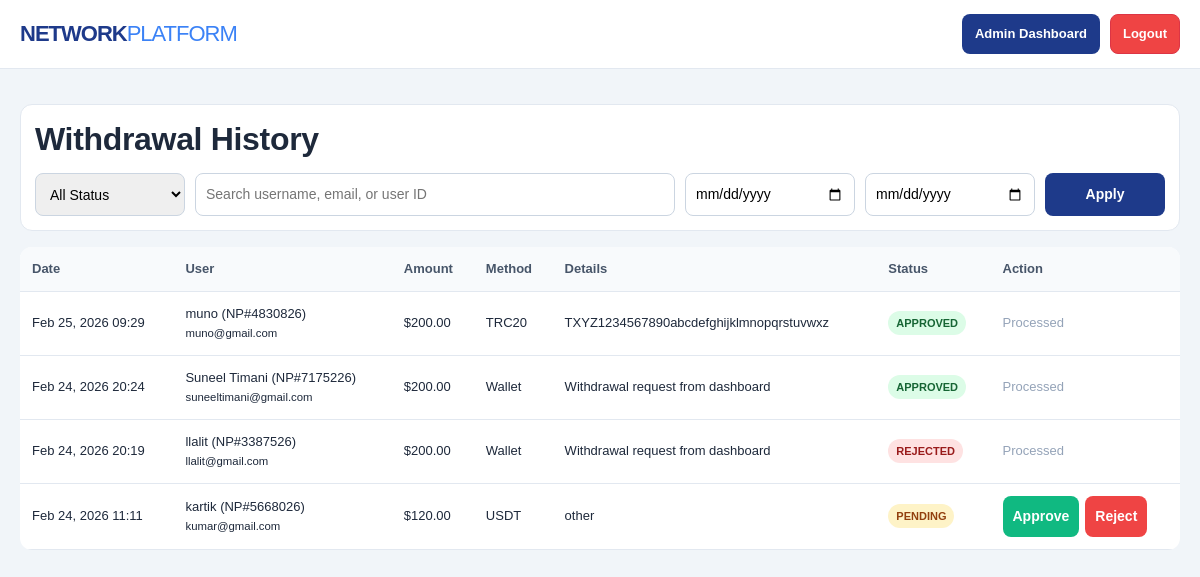
The page /admin_withdrawals.php (signed in) on the database its author committed.
### tables this page shows
CREATE TABLE `withdrawals` (
  `id` int(11) NOT NULL,
  `user_id` int(11) NOT NULL,
  `amount` decimal(10,2) NOT NULL,
  `method` varchar(50) NOT NULL,
  `details` text NOT NULL,
  `status` enum('pending','approved','rejected') DEFAULT 'pending',
  `created_at` timestamp NOT NULL DEFAULT current_timestamp()
);

CREATE TABLE `users` (
  `id` int(11) NOT NULL,
  `username` varchar(50) NOT NULL,
  `password` varchar(255) NOT NULL,
  `email` varchar(100) NOT NULL,
  `referrer_id` int(11) DEFAULT NULL,
  `wallet_balance` decimal(15,2) DEFAULT 0.00,
  `investment_amount` decimal(15,2) DEFAULT 0.00,
  `user_rank` enum('Basic','Silver','Gold','Diamond') DEFAULT 'Basic',
  `created_at` timestamp NOT NULL DEFAULT current_timestamp(),
  `last_withdrawal_date` timestamp NULL DEFAULT NULL,
  `role` varchar(10) DEFAULT 'user',
  `status` enum('active','banned') DEFAULT 'active',
  `user_code` varchar(20) DEFAULT NULL
);

### functions.php (called while the page is built, shortened)
<?php
function getUserCodeById($pdo, $user_id) {
    $stmt = $pdo->prepare("SELECT user_code FROM users WHERE id = ?");
    $stmt->execute([(int)$user_id]);
    $code = $stmt->fetchColumn();
    if (!empty($code)) {
        return $code;
    }
    return ensureUserCode($pdo, (int)$user_id);
}
?>

### admin_withdrawals.php (the view, shortened to what this page needs)
<?php
include 'db.php';
include 'functions.php';
$status = $_GET['status'] ?? 'all';
$search = trim($_GET['search'] ?? '');
$date_from = $_GET['date_from'] ?? '';
$date_to = $_GET['date_to'] ?? '';
$sql = "
    SELECT w.id, w.user_id, w.amount, w.method, w.details, w.status, w.created_at, u.username, u.email
    FROM withdrawals w
    JOIN users u ON w.user_id = u.id
    WHERE 1=1
";
$params = [];
$sql .= " ORDER BY w.created_at DESC ";
$stmt = $pdo->prepare($sql);
$stmt->execute($params);
$rows = $stmt->fetchAll(PDO::FETCH_ASSOC);
?>
<!DOCTYPE html>
<html lang="en">
<head>
    <link href="https://cdn.jsdelivr.net/npm/bootstrap@5.3.3/dist/css/bootstrap.min.css" rel="stylesheet">
    <link rel="stylesheet" href="responsive.css">
</head>
<body class="admin-withdrawals">
    <div class="header">
        <div class="header-inner">
            <a href="index.php" class="logo">NETWORK<span>PLATFORM</span></a>
            <div class="actions">
                <a href="admin_dashboard.php" class="btn">Admin Dashboard</a>
                <a href="logout.php" class="btn btn-danger">Logout</a>
            </div>
        </div>
    </div>
    <div class="container">
        <div class="panel">
            <h2 class="page-subtitle">Withdrawal History</h2>
            <form method="GET" class="filters">
                <select name="status">
                    <option value="all" <?php echo $status === 'all' ? 'selected' : ''; ?>>All Status</option>
                </select>
                <input type="text" name="search" placeholder="Search username, email, or user ID" value="<?php echo htmlspecialchars($search); ?>">
                <input type="date" name="date_from" value="<?php echo htmlspecialchars($date_from); ?>">
                <input type="date" name="date_to" value="<?php echo htmlspecialchars($date_to); ?>">
                <button type="submit">Apply</button>
            </form>
        </div>
        <table>
            <thead>
                <tr>
                    <th>Date</th>
                    <th>User</th>
                    <th>Amount</th>
                    <th>Method</th>
                    <th>Details</th>
                    <th>Status</th>
                    <th>Action</th>
                </tr>
            </thead>
            <tbody>
                <?php if (empty($rows)): ?>
                    <tr><td colspan="7" style="text-align:center;">No withdrawal records found.</td></tr>
                <?php else: ?>
                    <?php foreach ($rows as $r): ?>
                        <tr>
                            <td><?php echo date('M d, Y H:i', strtotime($r['created_at'])); ?></td>
                            <td><?php echo htmlspecialchars($r['username']) . " (" . htmlspecialchars(getUserCodeById($pdo, (int)$r['user_id'])) . ")<br><small>" . htmlspecialchars($r['email']) . "</small>"; ?></td>
                            <td>$<?php echo number_format((float)$r['amount'], 2); ?></td>
                            <td><?php echo htmlspecialchars($r['method']); ?></td>
                            <td><?php echo htmlspecialchars($r['details']); ?></td>
                            <td><span class="status <?php echo htmlspecialchars($r['status']); ?>"><?php echo htmlspecialchars($r['status']); ?></span></td>
                            <td>
                                <?php if ($r['status'] === 'pending'): ?>
                                    <form action="handle_withdrawal.php" method="POST" class="row-actions">
                                        <button type="submit" name="decision" value="approve" class="approve">Approve</button>
                                        <button type="submit" name="decision" value="reject" class="reject">Reject</button>
                                    </form>
                                <?php else: ?>
                                    <span style="color:#94a3b8;">Processed</span>
                                <?php endif; ?>
                            </td>
                        </tr>
                    <?php endforeach; ?>
                <?php endif; ?>
            </tbody>
        </table>
    </div>
</body>
</html>

### responsive.css (style rules this page uses)
*, *::before, *::after { box-sizing: border-box; }
html, body { overflow-x: hidden; }
table { width: 100%; }
.landing-page .landing-header, .user-dashboard .main-header, .admin-dashboard .main-header, .admin-withdrawals .header { position: fixed !important; top: 0; left: 0; right: 0; z-index: 1200; }
.user-dashboard, .admin-dashboard, .admin-withdrawals { padding-top: 84px; }
.page-subtitle { margin: 0 0 14px; line-height: 1.25; letter-spacing: -0.01em; font-weight: 800; }

### admin_withdrawals.php (style rules this page uses)
:root { --primary: #1e3a8a; --danger: #ef4444; --ok: #10b981; }
body { margin: 0; background: #f1f5f9; font-family: Arial, sans-serif; color: #1e293b; }
.header { background: #fff; border-bottom: 1px solid #e2e8f0; }
.header-inner { max-width: 1200px; margin: 0 auto; padding: 14px 20px; display: flex; justify-content: space-between; align-items: center; gap: 12px; }
.logo { text-decoration: none; color: var(--primary); font-weight: 800; font-size: 22px; letter-spacing: -1px; }
.logo span { color: #3b82f6; font-weight: 400; }
.actions { display: flex; gap: 10px; }
.btn { text-decoration: none; border-radius: 8px; padding: 9px 12px; font-weight: 700; font-size: 13px; color: #fff; background: var(--primary); }
.btn-danger { background: var(--danger); }
.container { max-width: 1200px; margin: 20px auto; padding: 0 20px; }
.panel { background: #fff; border: 1px solid #e2e8f0; border-radius: 12px; padding: 14px; margin-bottom: 16px; }
.filters { display: grid; grid-template-columns: 150px 1fr 170px 170px 120px; gap: 10px; }
input, select, button { padding: 10px; border: 1px solid #cbd5e1; border-radius: 8px; font-size: 14px; }
button { cursor: pointer; font-weight: 700; background: var(--primary); color: #fff; border: none; }
table { width: 100%; border-collapse: collapse; background: #fff; border-radius: 12px; overflow: hidden; }
th, td { padding: 12px; border-bottom: 1px solid #e2e8f0; text-align: left; font-size: 13px; }
th { background: #f8fafc; color: #475569; }
.status { padding: 4px 8px; border-radius: 999px; font-size: 11px; font-weight: 800; text-transform: uppercase; display: inline-block; }
.pending { background: #fef3c7; color: #92400e; }
.approved { background: #dcfce7; color: #166534; }
.rejected { background: #fee2e2; color: #991b1b; }
.row-actions { display: flex; gap: 6px; }
.approve { background: var(--ok); }
.reject { background: var(--danger); }

### rows shown on the page
withdrawals: created_at "Feb 25, 2026 09:29", user.username "muno", user.user_code "NP#4830826", user.email "muno@gmail.com", amount "200.00", method "TRC20", details "TXYZ1234567890abcdefghijklmnopqrstuvwxz", status "APPROVED", shows "Processed"
withdrawals: created_at "Feb 24, 2026 20:24", user.username "Suneel Timani", user.user_code "NP#7175226", user.email "suneeltimani@gmail.com", amount "200.00", method "Wallet", details "Withdrawal request from dashboard", status "APPROVED", shows "Processed"
withdrawals: created_at "Feb 24, 2026 20:19", user.username "llalit", user.user_code "NP#3387526", user.email "llalit@gmail.com", amount "200.00", method "Wallet", details "Withdrawal request from dashboard", status "REJECTED", shows "Processed"
withdrawals: created_at "Feb 24, 2026 11:11", user.username "kartik", user.user_code "NP#5668026", user.email "kumar@gmail.com", amount "120.00", method "USDT", details "other", status "PENDING"
